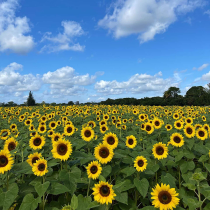
#> input picture Assignment 02/the_berry_farms_sunflower_field.jpeg, 210 x 210 px, shrunk from 1440 x 1440 before the run, found by its file name
$ jupyter execute Q1.ipynb
#> lines starting #> are read from the running program, lines starting #| are printed output that depends on the picture; after the words box and inside, x2 and y2 are one past the last pixel; in counts of white or black regions, pixels touching at a corner belong together
[cell 1]
import cv2 as cv
import numpy as np
import matplotlib.pyplot as plt

# Load the input image
input_image_path = r"C:\Users\Nipun Pushpakumara\Desktop\LECTURES\coding\A02\Assignment 02\the_berry_farms_sunflower_field.jpeg"
input_image = cv.imread(input_image_path, cv.IMREAD_REDUCED_COLOR_4)
#> input_image is the input picture: shape (210, 210, 3); mean B, G, R 119.8, 125.3, 100.4
input_image_rgb = cv.cvtColor(input_image, cv.COLOR_BGR2RGB)

# Plot the original image
plt.imshow(input_image_rgb)
plt.title('Original Image')
plt.axis('off')
plt.show()

# Define the Laplacian of Gaussian (LoG) kernel
def create_log_kernel(sigma, size):
    if size % 2 == 0:
        size += 1
    sigma_squared = sigma ** 2
    idx_range = np.linspace(-(size - 1) / 2., (size - 1) / 2., size)
    x_idx, y_idx = np.meshgrid(idx_range, idx_range)
    tmp_calculation = -(np.square(x_idx) + np.square(y_idx)) / (2. * sigma_squared)
    kernel = np.exp(tmp_calculation)
    kernel[kernel < np.finfo(float).eps * np.amax(kernel)] = 0
    kernel_sum = np.sum(kernel)
    if kernel_sum != 0:
        kernel /= np.sum(kernel)
    tmp_kernel = np.multiply(kernel, np.square(x_idx) + np.square(y_idx) - 2 * sigma_squared) / (sigma_squared ** 2)
    kernel = tmp_kernel - np.sum(tmp_kernel) / (size ** 2)
    return kernel

# Blob detection
def detect_blobs(image, sigma_scales, threshold):
    gray_image = cv.cvtColor(image, cv.COLOR_BGR2GRAY)
    gray_image = np.float32(gray_image)
    cv.normalize(gray_image, gray_image, 1, 0, cv.NORM_MINMAX)

    sigma_0 = np.sqrt(2)
    k = np.sqrt(2)
    num_scales = sigma_scales
    sigmas = sigma_0 * np.power(k, np.arange(num_scales))
    sigmas = [sigma_scales] * num_scales

    # Apply LoG kernel filtering with scaled kernel size and sigma
    image_stack = None
    for i in range(num_scales):
        size = int(2 * np.ceil(4 * sigmas[i]) + 1)
        # with Laplacian response normalization
        kernel = create_log_kernel(sigmas[i], size) * np.power(sigmas[i], 2)
        filtered_image = cv.filter2D(gray_image, cv.CV_32F, kernel)
        filtered_image = pow(filtered_image, 2)
        if i == 0:
            image_stack = filtered_image
        else:
            image_stack = np.dstack((image_stack, filtered_image))

    # Maximum response extraction
    scale_space = None
    for i in range(num_scales):
        filtered_image = cv.dilate(image_stack[:, :, i], np.ones((3, 3)), cv.CV_32F, (-1, -1), 1, cv.BORDER_CONSTANT)
        if i == 0:
            scale_space = filtered_image
        else:
            scale_space = np.dstack((scale_space, filtered_image))
    max_stack = np.amax(scale_space, axis=2)
    max_stack = np.repeat(max_stack[:, :, np.newaxis], num_scales, axis=2)
    max_stack = np.multiply((max_stack == scale_space), scale_space)

    radius_vector = None
    x_vector = None
    y_vector = None
    for i in range(num_scales):
        radius = np.sqrt(2) * sigmas[i]
        threshold = threshold
        # Filter out redundant response
        valid = (max_stack[:, :, i] == image_stack[:, :, i]) * image_stack[:, :, i]
        valid[valid <= threshold] = 0
        (x, y) = np.nonzero(valid)
        if i == 1:
            x_vector = x
            y_vector = y
            radius_vector = np.repeat(radius, np.size(x))
        else:
            x_vector = np.concatenate((x_vector, x), axis=None)
            y_vector = np.concatenate((y_vector, y), axis=None)
            tmp_vector = np.repeat(radius, np.size(x))
            radius_vector = np.concatenate((radius_vector, tmp_vector), axis=None)

    return x_vector, y_vector, radius_vector

# Detect blobs in the input image for multiple sigma scales
input_image = cv.imread(r"C:\Users\Nipun Pushpakumara\Desktop\LECTURES\coding\A02\Assignment 02\the_berry_farms_sunflower_field.jpeg", cv.IMREAD_REDUCED_COLOR_4)
x_coordinates_all = []
y_coordinates_all = []
radii_all = []
for sigma_scale in range(2, 10):
    x_coords, y_coords, radii = detect_blobs(input_image, sigma_scale, 0.03)
    x_coordinates_all.append(x_coords)
    y_coordinates_all.append(y_coords)
    radii_all.append(radii)
#> this loop made 8 passes
#> pass 1, in detect_blobs, `gray_image = cv.cvtColor(image, cv.COLOR_BGR2GRAY)`:
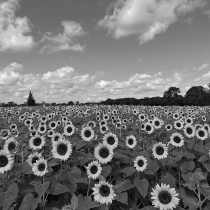
#> gray_image: shape (210, 210); min 5, max 251, mean 117.2
#> after the loop, radii_all = 8 items; x_coordinates_all = 8 items; y_coordinates_all = 8 items

x_coordinates_all = np.concatenate(x_coordinates_all, axis=None)
#> x_coordinates_all = 699 values, max 209 at index 169, min 78 at index 667, mean 138.9
y_coordinates_all = np.concatenate(y_coordinates_all, axis=None)
#> y_coordinates_all = 699 values, max 209 at index 513, min 0 at index 88, mean 121.6
radii_all = np.concatenate(radii_all, axis=None)
#> radii_all = 699 values from 2.83 to 12.73

# Draw circles around detected blobs on the input image
output_image = input_image.copy()
for i in range(int(len(x_coordinates_all))):
    cv.circle(output_image, (y_coordinates_all[i], x_coordinates_all[i]), int(radii_all[i]), (0, 0, 255), 1)
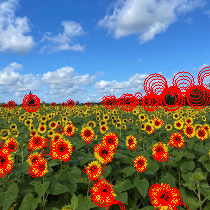
#> output_image: shape (210, 210, 3); 10.21% of pixels changed, all inside (x1, y1, x2, y2) = (0, 66, 210, 210)

# plot the log kernel
log_kernel = create_log_kernel(1, 9)
plt.imshow(log_kernel)
plt.title('LoG Kernel')
plt.axis('off')
plt.show()
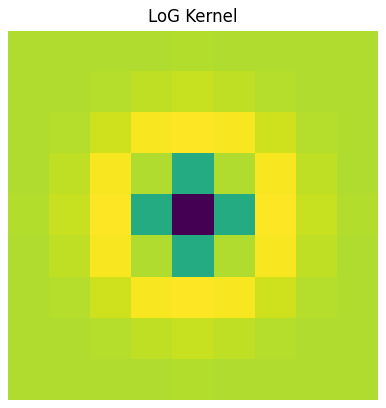
#> figure drawn by matplotlib, 1 panel

# Display the image with detected blobs
plt.imshow(cv.cvtColor(output_image, cv.COLOR_BGR2RGB))
plt.title("Blob Detection")
plt.axis('off')
plt.show()

$ run again, with Assignment 02/Smith-Midland-sound-wall-IMG_2923.webp saved as Assignment 02/the_berry_farms_sunflower_field.jpeg
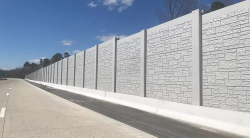
#> input picture Assignment 02/Smith-Midland-sound-wall-IMG_2923.webp, 250 x 138 px, shrunk from 1418 x 780 before the run, found by its file name
#> input_image is the input picture: shape (138, 250, 3); mean B, G, R 177.2, 168, 161.3
#> the loop `for sigma_scale in range(2, 10):` made 8 passes
#> pass 1, in detect_blobs, `gray_image = cv.cvtColor(image, cv.COLOR_BGR2GRAY)`:
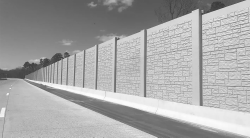
#> gray_image: shape (138, 250); min 58, max 253, mean 167.1
#> after the loop `for sigma_scale in range(2, 10):`: radii_all = 8 items
#> `x_coordinates_all = np.concatenate(x_coordinates_all, axis=None)`: x_coordinates_all = 1038 values, max 137 at index 46, min 0 at index 0, mean 88.16
#> `y_coordinates_all = np.concatenate(y_coordinates_all, axis=None)`: y_coordinates_all = 1038 values, max 240 at index 47, min 0 at index 93, mean 135.7
#> `radii_all = np.concatenate(radii_all, axis=None)`: radii_all = 1038 values from 2.83 to 12.73
#> after the loop `for i in range(int(len(x_coordinates_all))):`:
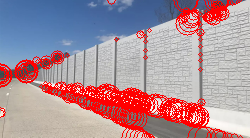
#> output_image: shape (138, 250, 3); 14.32% of pixels changed, all inside (x1, y1, x2, y2) = (0, 0, 243, 138)
